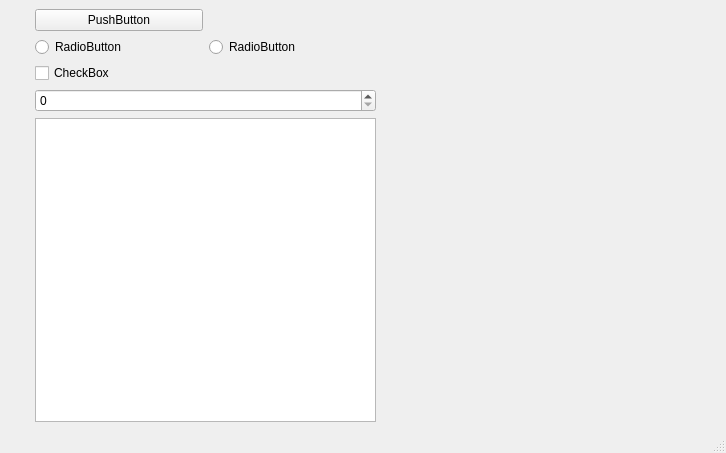
<?xml version="1.0" encoding="UTF-8"?>
<ui version="4.0">
 <class>MainWindow</class>
 <widget class="QMainWindow" name="MainWindow">
  <property name="geometry">
   <rect>
    <x>0</x>
    <y>0</y>
    <width>726</width>
    <height>453</height>
   </rect>
  </property>
  <property name="windowTitle">
   <string>CloudComparePyside6Plugin</string>
  </property>
  <widget class="QWidget" name="centralwidget">
   <layout class="QGridLayout" name="gridLayout_2">
    <item row="0" column="0">
     <widget class="QLabel" name="label">
      <property name="text">
       <string/>
      </property>
      <property name="pixmap">
       <pixmap resource="resource_collection.qrc">:/assets/OSERen.png</pixmap>
      </property>
      <property name="scaledContents">
       <bool>true</bool>
      </property>
     </widget>
    </item>
    <item row="0" column="1" rowspan="2">
     <layout class="QVBoxLayout" name="verticalLayout" stretch="0,1">
      <item>
       <layout class="QGridLayout" name="gridLayout" rowstretch="0,0,0,0,1">
        <item row="3" column="0">
         <widget class="QCheckBox" name="checkBox">
          <property name="text">
           <string>CheckBox</string>
          </property>
         </widget>
        </item>
        <item row="1" column="1">
         <widget class="QRadioButton" name="radioButton">
          <property name="text">
           <string>RadioButton</string>
          </property>
         </widget>
        </item>
        <item row="0" column="0">
         <widget class="QPushButton" name="pushButton">
          <property name="text">
           <string>PushButton</string>
          </property>
         </widget>
        </item>
        <item row="1" column="0">
         <widget class="QRadioButton" name="radioButton_2">
          <property name="text">
           <string>RadioButton</string>
          </property>
         </widget>
        </item>
        <item row="4" column="0" colspan="2">
         <widget class="QSpinBox" name="spinBox"/>
        </item>
       </layout>
      </item>
      <item>
       <widget class="QPlainTextEdit" name="plainTextEdit"/>
      </item>
     </layout>
    </item>
    <item row="0" column="2">
     <spacer name="horizontalSpacer">
      <property name="orientation">
       <enum>Qt::Orientation::Horizontal</enum>
      </property>
      <property name="sizeHint" stdset="0">
       <size>
        <width>142</width>
        <height>20</height>
       </size>
      </property>
     </spacer>
    </item>
    <item row="1" column="0">
     <spacer name="verticalSpacer">
      <property name="orientation">
       <enum>Qt::Orientation::Vertical</enum>
      </property>
      <property name="sizeHint" stdset="0">
       <size>
        <width>20</width>
        <height>96</height>
       </size>
      </property>
     </spacer>
    </item>
   </layout>
  </widget>
  <widget class="QMenuBar" name="menubar">
   <property name="geometry">
    <rect>
     <x>0</x>
     <y>0</y>
     <width>726</width>
     <height>33</height>
    </rect>
   </property>
  </widget>
  <widget class="QStatusBar" name="statusbar"/>
 </widget>
 <resources>
  <include location="resource_collection.qrc"/>
 </resources>
 <connections/>
</ui>
